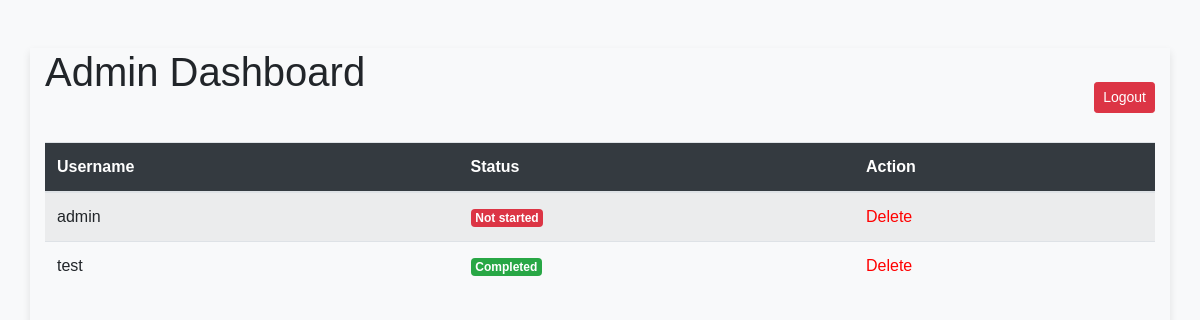
Page /admin (signed in) on the earlier database version.
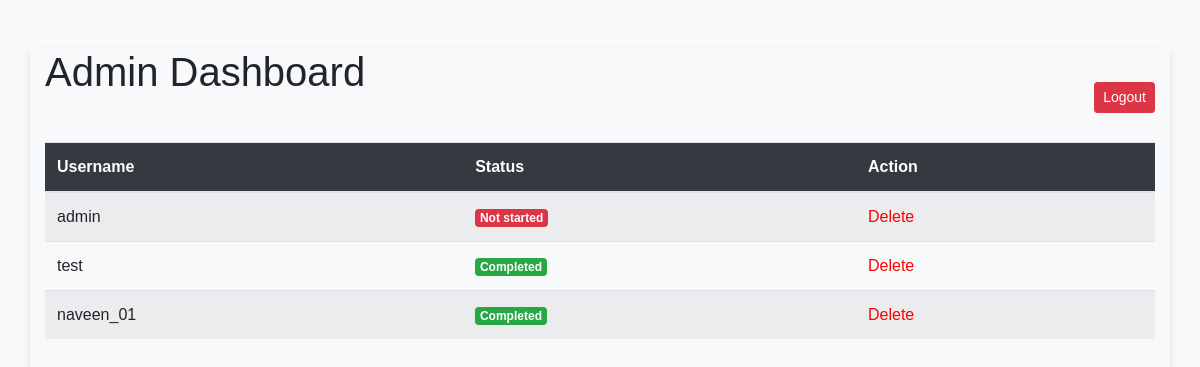
Same page on the later database version.
### app.py (models this page shows)
class User(UserMixin, db.Model):
    id = db.Column(db.Integer, primary_key=True)
    username = db.Column(db.String(150), unique=True, nullable=False)
    password = db.Column(db.String(150), nullable=False)
    status = db.Column(db.String(150), nullable=False, default="Not started")
    data = db.Column(db.Text, nullable=True)
    is_admin = db.Column(db.Boolean, default=False)

### app.py (the view)
@app.route('/admin')
@login_required
def admin():
    if not current_user.is_admin:
        return "Access Denied", 403
    users = User.query.all()
    return render_template('admin.html', users=users)

### app.py (called while the page is built)
@login_manager.user_loader
def load_user(user_id):
    return User.query.get(int(user_id))

### templates/admin.html (shortened to what this page needs)
<!DOCTYPE html>
<html lang="en">
<head>
    <link rel="stylesheet" href="https://maxcdn.bootstrapcdn.com/bootstrap/4.5.2/css/bootstrap.min.css">
    <link rel="stylesheet" href="{{ url_for('static', filename='styles.css') }}">
</head>
<body>
    <div class="container mt-5">
        <div class="header">
            <h1>Admin Dashboard</h1>
            <a href="{{ url_for('logout') }}" class="btn btn-danger btn-sm">Logout</a>
        </div>
        <div class="table-container">
            <table class="table table-striped mt-3">
                <thead>
                    <tr>
                        <th>Username</th>
                        <th>Status</th>
                        <th>Action</th>
                    </tr>
                </thead>
                <tbody>
                    {% for user in users %}
                    <tr>
                        <td>{{ user.username }}</td>
                        <td class="status">
                            {% if user.status == 'Not started' %}
                            <span class="badge badge-danger">{{ user.status }}</span>
                            {% elif user.status == 'In Progress' %}
                            <span class="badge badge-warning">{{ user.status }}</span>
                            {% else %}
                            <span class="badge badge-success">{{ user.status }}</span>
                            {% endif %}
                        </td>
                        <td>
                            <span class="delete-button" onclick="deleteUser({{ user.id }})">Delete</span>
                        </td>
                    </tr>
                    {% endfor %}
                </tbody>
            </table>
        </div>
    </div>
</body>
</html>

### static/styles.css (style rules this page uses)
body { font-family: 'Helvetica Neue', Arial, sans-serif; display: flex; height: 100vh; margin: 0; background-color: #f4f7f6; }
.container { display: flex; width: 100%; box-shadow: 0 4px 8px rgba(0, 0, 0, 0.1); }
body { background-color: #f8f9fa; font-family: Arial, sans-serif; }
.container { margin-top: 50px; }
h1 { margin-bottom: 30px; }
.table thead th { background-color: #343a40; color: white; }
.table tbody tr { transition: background-color 0.2s; }
.btn-danger { margin-top: 20px; }

### templates/admin.html (style rules this page uses)
.container { display: flex; flex-direction: column; height: 100vh; }
.header { display: flex; justify-content: space-between; align-items: center; }
.table-container { flex: 1; overflow-y: auto; }
.delete-button { cursor: pointer; color: red; }

Differences in the rows shown:
added User: username "naveen_01", status "Completed"
